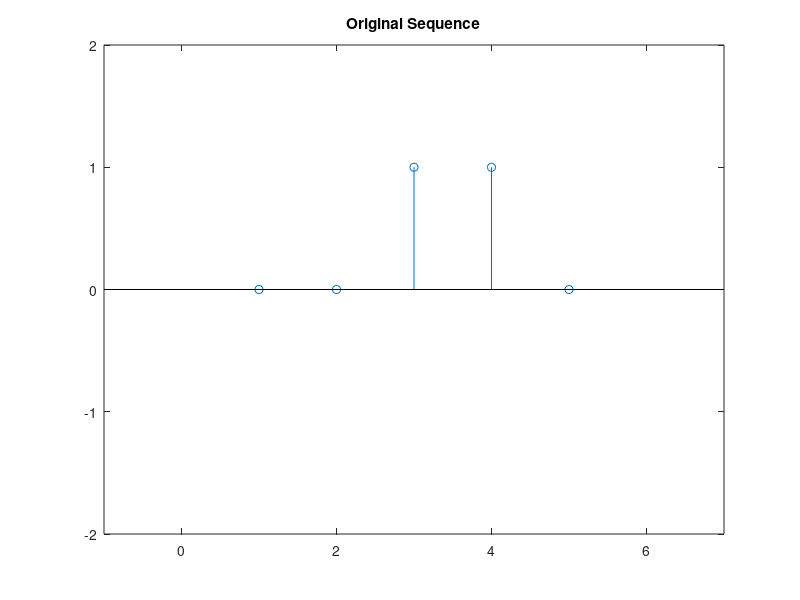
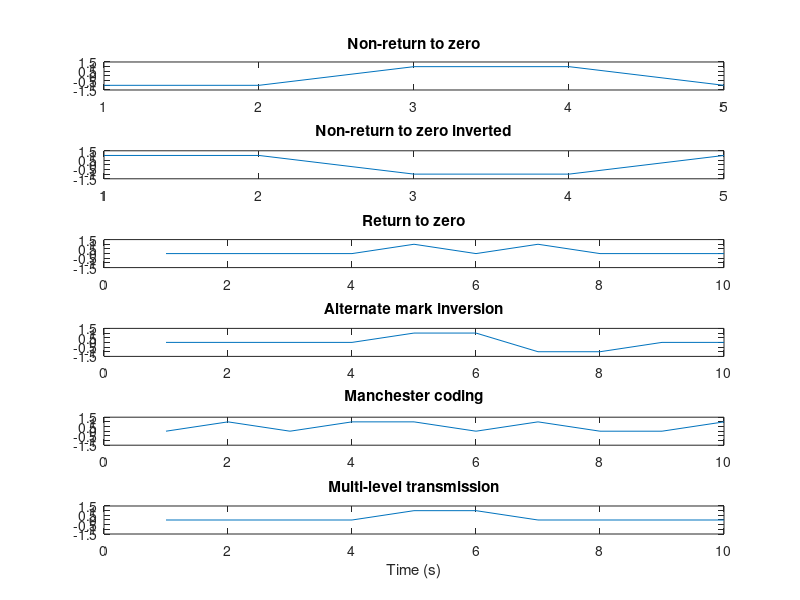

MATLAB code for these plots, in order: (Note: this script raises an error after producing the figures.)
clear all; close all; clc;

% Parameters
nBits = 5;   % number of bits
Ts = 1e-3;       % symbol period
T = nBits*Ts;    % total time
t = 0:Ts:T-Ts;   % time vector

% Generate random bits
bits = randi([0 1],1, nBits);

% Modulate using different line codes
nrtz = bits.*2-1;                         % non-return to zero
nrzi = 1-2*bits;                          % non-return to zero inverted

% Modulate using RTZ line code
rtz = zeros(1, length(bits)*2);
for i = 1:length(bits)
    if bits(i) == 1
        rtz(2*i-1) = 1;
    else
        rtz(2*i-1) = 0;
    end
end

% Modulate using AMI (Alternate Mark Inversion) line code
pulse = -1;
ami = zeros(1, 2*length(bits)); % Initialize the AMI output vector with zeros
j = 1; % Index variable for the AMI output vector
for i = 1:length(bits)
    if bits(i) == 1
        if pulse == -1
            ami(j:j+1) = 1;     
        else
            ami(j:j+1) = -1;
        end
        pulse = -pulse; % Toggle the pulse
    end
    j = j + 2; % Increment the index variable by 2 for each bit
end

% Modulate using Manchester line code
MAN = zeros(1, length(bits)*2);
for i = 1:length(bits)
    if bits(i) == 1
        MAN(2*i-1) = 1;
    else
        MAN(2*i) = 1;
    end
end


% Modulate using MLT3 line code
% define the three signal levels
levels = [-1 0 1 0];

% initialize the MLT-3 encoded signal
mlt = zeros(1, 2*length(bits));

% initialize the current signal level
current_level = 2;

% loop through each bit in the sequence
j = 1;
for i = 1:length(bits)
    % if the current bit is 0, the signal level remains the same
    if bits(i) == 0
        mlt(j:j+1) = levels(current_level);
    % if the current bit is 1, the signal level changes to the next available level
    else
        % change the signal level
        current_level = mod(current_level, 4) + 1;
        % set the new signal level for the current bit
        mlt(j:j+1) = levels(current_level);
    end
    j = j + 2 ;  % Increment the index variable by 2 for each bit
end

%plot original binary sequence
figure;
stem(bits);xlim([-1 nBits+2]);ylim([-2 2]);title('Original Sequence');

% Plot modulated signals
figure;
subplot(6,1,1); plot(nrtz); ylim([-1.5 1.5]); title('Non-return to zero');
subplot(6,1,2); plot(nrzi); ylim([-1.5 1.5]); title('Non-return to zero inverted');
subplot(6,1,3); plot(rtz); ylim([-1.5 1.5]); title('Return to zero');
subplot(6,1,4); plot(ami); ylim([-1.5 1.5]); title('Alternate mark inversion');
subplot(6,1,5); plot(MAN); ylim([-1.5 1.5]); title('Manchester coding');
subplot(6,1,6); plot(mlt); ylim([-1.5 1.5]); title('Multi-level transmission');
xlabel('Time (s)');

% Calculate power spectral density
[P_nrtz, f_nrtz] = periodogram(nrtz,[],[],1/Ts,'centered');
[P_nrzi, f_nrzi] = periodogram(nrzi,[],[],1/Ts,'centered');
[P_rtz, f_rtz] = periodogram(rtz,[],[],1/Ts,'centered');
[P_ami, f_ami] = periodogram(ami,[],[],1/Ts,'centered');
[P_manchester, f_manchester] = periodogram(MAN,[],[],1/Ts,'centered');
[P_mlt, f_mlt] = periodogram(mlt,[],[],1/Ts,'centered');

% Plot power spectral density
figure;
subplot(6,1,1); plot(f_nrtz,10*log10(P_nrtz)); title('Non-return to zero');
subplot(6,1,2); plot(f_nrzi,10*log10(P_nrzi)); title('Non-return to zero inverted');
subplot(6,1,3); plot(f_rtz,10*log10(P_rtz)); title('Return to zero');
subplot(6,1,4); plot(f_ami,10*log10(P_ami)); title('Alternate mark inversion');
subplot(6,1,5); plot(f_manchester,10*log10(P_manchester)); title('Manchester coding');
subplot(6,1,6); plot(f_mlt,10*log10(P_mlt)); title('Multi-level transmission');
xlabel('Frequency (Hz)');
ylabel('Power spectral density (dB/Hz)');
